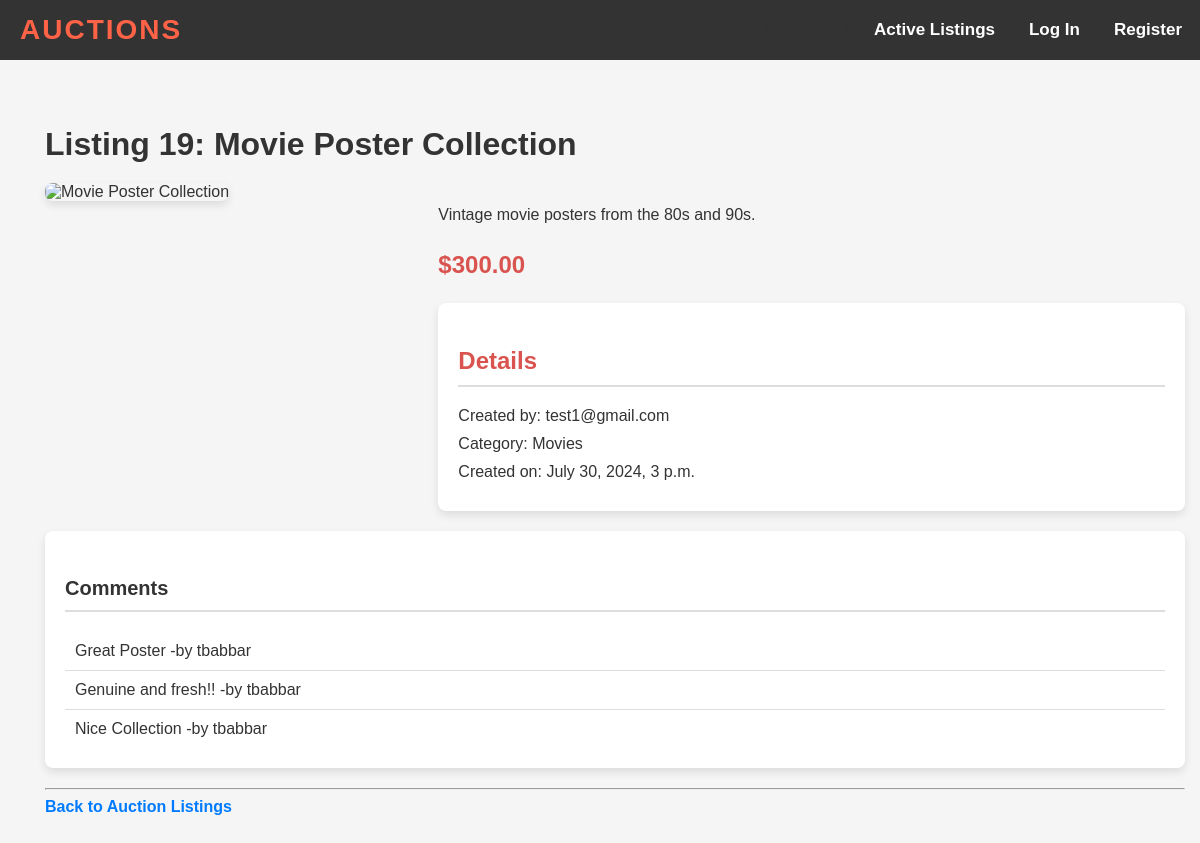
Page /listing/19 on the committed database.
### auctions/models.py (models this page shows, shortened)
class Auction_listing(models.Model):
    title = models.CharField(max_length=191,blank = False,unique = True)
    image = models.CharField(max_length=191,blank = True)
    content = models.CharField(max_length=500,blank = True)
    date= models.DateTimeField(blank = True)
    starting_value = models.IntegerField()
    created_by = models.ForeignKey(User,on_delete=models.CASCADE, related_name = "user")
    category = models.ForeignKey(Category, null = True, related_name = "listings", on_delete = models.PROTECT)
    isActive = models.BooleanField(max_length=100,unique = False)
    watchlist = models.ManyToManyField(User,blank = True, related_name = "listingwatchlist")

class User(AbstractUser):
    username = models.CharField(max_length=191,blank = False,unique = True)
    password = models.CharField(max_length=9,blank = False)
    email = models.EmailField(primary_key = True, unique = True)
    def __str__(self):
      return "{}".format(self.email)

class Category(models.Model):
    cat_name = models.CharField(max_length=100,blank = False, unique = True)
    def __str__(self):
        return f"{self.cat_name}"

class Comment(models.Model):
    auction_listing = models.ForeignKey(Auction_listing, null = True, blank = True,on_delete=models.CASCADE,related_name = "comments")
    comment = models.CharField(max_length=500,blank = True)
    created_by = models.ForeignKey(User,on_delete=models.CASCADE,related_name='comments')
    def __str__(self):
        return f"{self.comment} -by {self.created_by.username}"

### auctions/views.py (the view)
# urls.py: path("listing/<int:listing_id>", views.listing, name="listing"),
def listing(request,listing_id):
    try:
        auction = Auction_listing.objects.get(pk =listing_id)
        watchlisted = request.user in auction.watchlist.all()
        comments = Comment.objects.filter(auction_listing = auction)
        bid_count = auction.bids.count()
        if not bid_count :
            bid_value = auction.starting_value
        else:
            max_bid = Bid.objects.filter(auction_listing=listing_id).order_by('-bid_value').first()
            bid_value = max_bid.bid_value
            winner = max_bid.created_by.username.capitalize()
            winner_email = max_bid.created_by
            owner = auction.created_by.username.capitalize()
            owner_email = auction.created_by
        if auction.isActive:
            return render(request, "auctions/listing.html", {
                "auction": auction,
                "bid_count": f" {bid_count} bid(s) so far. Please make sure that your bid value is greater than ${bid_value}.",
                "comments":comments,
                "bid_value": bid_value,
                "watchlisted":watchlisted
                })
        elif (request.user == max_bid.created_by and not auction.isActive):
            return render(request, "auctions/closed.html",{
            "message": F"Congratulation!!! You won the auction by ${bid_value}. You can contact the auction owner - {owner} at {owner_email}."
            })
        else:
            print("max bid value in lisiting: closed",bid_value)
            return render(request, "auctions/closed.html",{
                "message": f"listing no longer active. Bid is won by ${bid_value} by user- {winner}.",
                })
    except Exception:
        import traceback
        print(traceback.format_exc())
        return render(request, "auctions/error.html",{
            "message": "Listing does not exists!"
            })

### auctions/templates/auctions/listing.html (shortened to what this page needs)
{% extends "auctions/layout.html" %}
{% block body %}
<div class="container">
    <h2>Listing {{ auction.id }}: {{ auction.title }}</h2>
    <div class="product-container">
        <div class="product-image">
            <img src="{{ auction.image }}" alt="{{ auction.title }}">
        </div>
        <div class="product-info">
            <p>{{ auction.content }}</p>
            <h3>${{ bid_value }}.00</h3>
            <div class="details-section">
                <h3>Details</h3>
                <ol>
                    <li>Created by: {{ auction.created_by }}</li>
                    <li>Category: {{ auction.category }}</li>
                    <li>Created on: {{ auction.date }}</li>
                </ol>
            </div>
        </div>
    </div>
    <div class="comments-section">
        <h4>Comments</h4>
        <ul class="list-group">
            {% for comment in comments %}
            <li class="list-group-item">{{ comment }}</li>
            {% endfor %}
        </ul>
    </div>
    <hr>
    <a href="{% url 'index' %}">Back to Auction Listings</a>
</div>
{% endblock %}

### auctions/static/auctions/styles.css (style rules this page uses)
body { font-family: Arial, sans-serif; margin: 0; padding: 0; }

### auctions/static/auctions/listing.css (style rules this page uses)
body { font-family: Arial, sans-serif; color: #333; background-color: #f5f5f5; margin: 0; padding: 0; }
.container { max-width: 1200px; margin: 0 auto; padding: 20px; }
h2 { font-size: 2rem; margin-bottom: 20px; color: #333; }
.product-container { display: flex; flex-wrap: wrap; gap: 20px; margin-top: 20px; }
.product-image { flex: 1; max-width: 400px; }
.product-image img { max-width: 100%; height: auto; border-radius: 8px; box-shadow: 0 4px 8px rgba(0, 0, 0, 0.1); }
.product-info { flex: 2; }
.product-info p { font-size: 1rem; line-height: 1.5; }
.product-info h3 { font-size: 1.5rem; color: #d9534f; }
.details-section { margin-top: 20px; padding: 20px; background-color: #fff; border-radius: 8px; box-shadow: 0 4px 8px rgba(0, 0, 0, 0.1); }
.details-section h3 { font-size: 1.5rem; border-bottom: 2px solid #ddd; padding-bottom: 10px; margin-bottom: 20px; }
.details-section ol { margin: 0; padding: 0; list-style: none; }
.details-section li { margin-bottom: 10px; }
.comments-section { margin-top: 20px; padding: 20px; background-color: #fff; border-radius: 8px; box-shadow: 0 4px 8px rgba(0, 0, 0, 0.1); }
.comments-section h4 { font-size: 1.25rem; border-bottom: 2px solid #ddd; padding-bottom: 10px; margin-bottom: 20px; }
.list-group { padding: 0; margin: 0; list-style: none; }
.list-group-item { padding: 10px; border-bottom: 1px solid #ddd; }
.list-group-item:last-child { border-bottom: none; }
a { color: #007bff; text-decoration: none; font-weight: bold; margin-right: 10px; }

### auctions/static/auctions/container.css (style rules this page uses)
.container { width: 100%; padding-left: 15px; padding-right: 15px; margin-left: auto; margin-right: auto; }
@media (min-width: 576px) { .container { max-width: 540px; } }
@media (min-width: 768px) { .container { max-width: 720px; } }
@media (min-width: 992px) { .container { max-width: 960px; } }
@media (min-width: 1200px) { .container { max-width: 1140px; } }

### auctions/static/auctions/login.css (style rules this page uses)
p { margin-top: 20px; }

### auctions/static/auctions/register.css (style rules this page uses)
a { color: #007bff; text-decoration: none; }

### rows in the picture
Auction_listing: id "19", title "Movie Poster Collection", content "Vintage movie posters from the 80s and 90s.", created_by "test1@gmail.com", category "Movies", date "July 30, 2024, 3 p.m."
Comment: comment+created_by "Great Poster -by tbabbar"
Comment: comment+created_by "Genuine and fresh!! -by tbabbar"
Comment: comment+created_by "Nice Collection -by tbabbar"

### other values in the picture
{{ bid_value }} "300"
